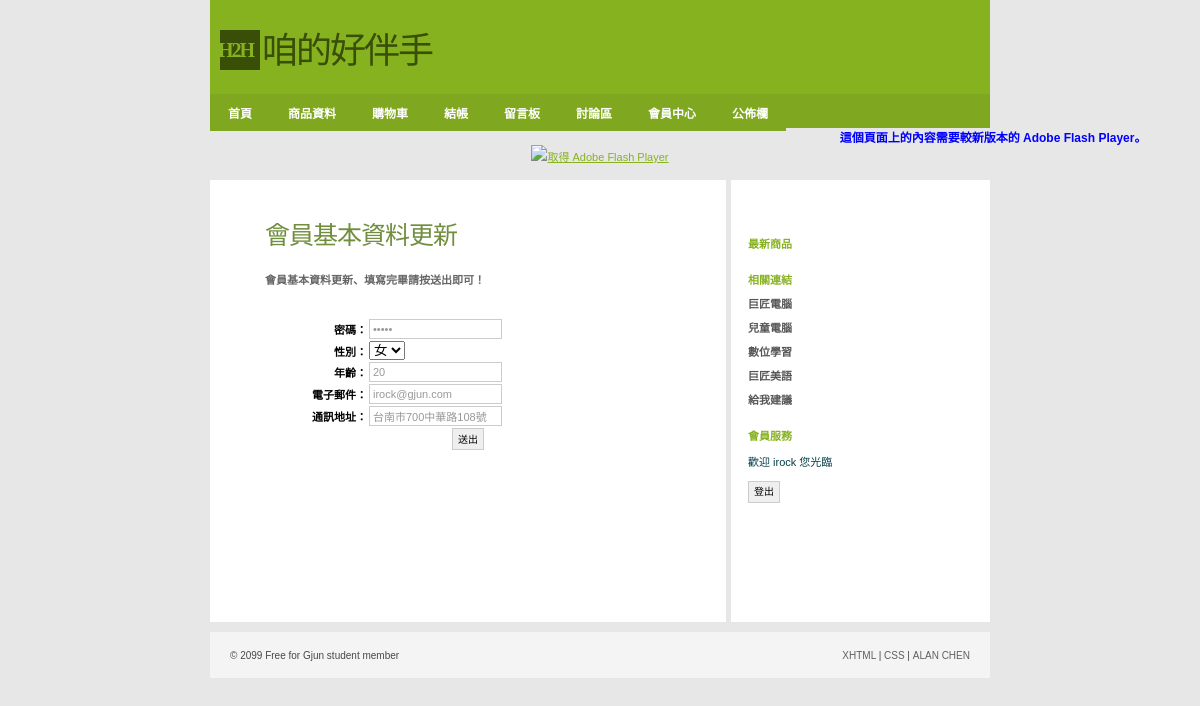
The app's page /Shop/modifydata.php (signed in) with its own data.
### tables this page shows
CREATE TABLE `user` (
  `userid` varchar(20) NOT NULL COMMENT '會員帳號',
  `password` varchar(20) NOT NULL COMMENT '密碼',
  `sex` enum('F','M') NOT NULL DEFAULT 'F' COMMENT '性別',
  `age` int(11) NOT NULL COMMENT '年齡',
  `mail` varchar(50) DEFAULT NULL COMMENT '電子郵件',
  `address` varchar(100) DEFAULT NULL COMMENT '通訊地址',
  `admin` enum('Y','N') NOT NULL DEFAULT 'N' COMMENT '管理員權限',
  `auth` enum('Y','N') NOT NULL DEFAULT 'N' COMMENT '會員是否驗證',
  `register` datetime NOT NULL COMMENT '註冊日期'
);

### Shop/modifydata.php (the view, shortened to what this page needs)
<?php require_once('../Connections/shop.php'); ?>
<?php
if (!function_exists("GetSQLValueString")) {
function GetSQLValueString($theValue, $theType, $theDefinedValue = "", $theNotDefinedValue = "")
{
  $theValue = function_exists("mysql_real_escape_string") ? mysql_real_escape_string($theValue) : mysql_escape_string($theValue);
  switch ($theType) {
    case "text":
      $theValue = ($theValue != "") ? "'" . $theValue . "'" : "NULL";
      break;
  }
  return $theValue;
}
}
$editFormAction = $_SERVER['PHP_SELF'];
if (isset($_SERVER['QUERY_STRING'])) {
  $editFormAction .= "?" . htmlentities($_SERVER['QUERY_STRING']);
}
$colname_Recordset1 = "-1";
if (isset($_SESSION['MM_Username'])) {
  $colname_Recordset1 = $_SESSION['MM_Username'];
}
$query_Recordset1 = sprintf("SELECT userid, password, sex, age, mail, address FROM `user` WHERE userid = %s", GetSQLValueString($colname_Recordset1, "text"));
$Recordset1 = mysql_query($query_Recordset1, $shop) or die(mysql_error());
$row_Recordset1 = mysql_fetch_assoc($Recordset1);
 session_start();?>
<!DOCTYPE html PUBLIC "-//W3C//DTD XHTML 1.0 Strict//EN"
"http://www.w3.org/TR/xhtml1/DTD/xhtml1-strict.dtd">
<html xmlns="http://www.w3.org/1999/xhtml">
<head>
<link rel="stylesheet" href="../css/styles.css" media="all" type="text/css" />
</head>
<body>
  <div id="header">
      <div class="subContainer">
            <div id="logo">
            <div id="box">H2H</div>
            <p>咱的好伴手</p>
            </div>
    </div>
</div>
<div id="navigation">
	<ul id="sddm">
        <li><a href="index.php">首頁</a></li>
        <li><a href="product.php">商品資料</a></li>
        <li><a href="cart.php">購物車</a></li>
        <li><a href="checkOut.php">結帳</a></li>
        <li><a href="guestBook.php">留言板</a></li>
        <li><a href="titleView.php">討論區</a></li>
	    <li><a href="#"
        onmouseover="mopen('m1')"
        onmouseout="mclosetime()">會員中心</a>
    	</li>
	    <li><a href="#"
        onmouseover="mopen('m2')"
        onmouseout="mclosetime()">公佈欄</a>
    	</li>
		</ul>
</div>
<object id="FlashID" classid="clsid:D27CDB6E-AE6D-11cf-96B8-444553540000" width="780" height="120">
    <object type="application/x-shockwave-flash" data="../Scripts/pic.swf" width="780" height="120">
      <div>
        <h4>這個頁面上的內容需要較新版本的 Adobe Flash Player。</h4>
        <p><a href="http://www.adobe.com/go/getflashplayer"><img src="http://www.adobe.com/images/shared/download_buttons/get_flash_player.gif" alt="取得 Adobe Flash Player" width="112" height="33" /></a></p>
      </div>
    </object>
  </object>
<div id="container">
  <div id="primaryContent">
    <h2>會員基本資料更新</h2>
	<h3>會員基本資料更新、填寫完畢請按送出即可！</h3>
    <p>&nbsp;</p>
    <form name="form1" id="form1" method="POST" action="<?php echo $editFormAction; ?>">
      <table width="100%" border="0">
        <tr>
          <th width="25%" align="right" scope="col">密碼：</th>
          <th align="left" scope="col"><label>
            <input name="password" type="password" id="password" value="<?php echo $row_Recordset1['password']; ?>" />
          </label></th>
        </tr>
        <tr>
          <th width="25%" align="right" scope="row">性別：</th>
          <td align="left"><label>
            <select name="sex" id="sex">
              <option value="F" <? if(!(strcmp("F",$row_Recordset1['sex']))){echo "selected";} ?>>女</option>
			</select>
          </label></td>
        </tr>
        <tr>
          <th width="25%" align="right" scope="row">年齡：</th>
          <td align="left"><input name="age" type="number" id="age" value="<?php echo $row_Recordset1['age']; ?>" /></td>
        </tr>
        <tr>
          <th width="25%" align="right" scope="row">電子郵件：</th>
          <td align="left"><input name="mail" type="text" id="mail" value="<?php echo $row_Recordset1['mail']; ?>" /></td>
        </tr>
        <tr>
          <th width="25%" align="right" scope="row">通訊地址：</th>
          <td align="left"><input name="address" id="address" value="<?php echo $row_Recordset1['address']; ?>" cols="32" rows="2"></td>
        </tr>
        <tr>
          <th colspan="2" align="center" scope="row"><button type="submit" name="button" id="button" value="送出" >送出</button>
          </th>
        </tr>
      </table>
    </form>
    <p>&nbsp;</p>
    <p>&nbsp;</p>
    <p>&nbsp;</p>
    <p>&nbsp;</p>
    <p>&nbsp;</p>
    <p>&nbsp;</p>
  </div>
  <div id="secondaryContent">
    <p>&nbsp;</p>
    <h3>最新商品</h3>
    <h3>相關連結</h3>
    <ul class="links">
      <li><a href="http://www.pcschool.com.tw/">巨匠電腦</a></li>
      <li><a href="http://kid.pcschool.com.tw/">兒童電腦</a></li>
      <li><a href="http://www.soeasyedu.com.tw/">數位學習</a></li>
      <li><a href="http://www.soeasyedu.com.tw/">巨匠美語</a></li>
      <li><a href="http://www.off.com.tw/weiblog">給我建議</a>
    </ul>
    <?php if(!isset($_SESSION['MM_Username'])){?>
    <h3>登入</h3>
    <h5><? echo $_GET['msg']; ?></h5>
    <form action="loginCheck.php" method="post">
      <p>
        <input value="" name="user" placeholder="user" />
      </p>
      <p>
        <input name="password" type="password" value="" placeholder="password" />
      </p>
        <button type="submit">送出</button>
        <button type="button" onclick="location.href='registerUser.php'">註冊會員</button>
    </form>
    <?php }else{ ?>
    <h3>會員服務</h3>
    <form action="logout.php" method="post">
    <p>歡迎 <?php echo $_SESSION['MM_Username'];?> 您光臨</p>
    <p><button type="submit">登出</button></p>
    </form>
    <?php }?>
  </div>
        <br class="clear" />
</div>
    <div id="footer">
        <ul>
            <li id="copyright">&copy; 2099 Free for Gjun student member</li>
            <li id="links">
                <ul>
                    <li><a href="#">XHTML</a> |</li>
                    <li><a href="#">CSS</a> |</li>
                    <li><a href="http://gjun.tw">ALAN CHEN</a></li>
                </ul>
            </li>
        </ul>
    </div>
</body>
</html>

### css/styles.css (style rules this page uses)
* { margin:0; padding:0; font-family:Verdana, Arial, Helvetica, sans-serif; }
body, html { margin:0; padding:0; background:#e7e7e7; text-align:center; margin-bottom:10px; }
h2 { font-family:'Georgia'; font-size:25px; letter-spacing:-1px; margin-top:15px; margin-bottom:20px; font-weight:normal; color:#718e3e; }
h3 { font-size:11px; font-weight:bold; color:#666; margin:5px 0; }
h4 { font-size:12px; color:#00F; }
p { color:#043f4a; font-size:11px; line-height:25px; }
a { color:#87B220; text-decoration:underline; }
#container { width:780px; margin:10px auto; padding:0; background:#fff; text-align:left; }
#logo { margin:0; padding:0px; }
#logo #box { float:left; clear:none; height:40px; width:40px; margin:0 0 0 10px; padding:0px; background:#394E06; color:#87B220; font-family:Georgia, "Times New Roman", Times, serif; font-weight:bold; font-size:20px; line-height:40px; letter-spacing:-2px; text-indent:-2px; }
#logo p { float:left; clear:none; height:40px; width:260px; margin:0; padding:0; color:#394E06; font-family:Georgia, "Times New Roman", Times, serif; font-weight:normal; font-size:36px; text-indent:2px; line-height:43px; letter-spacing:-2px; font-style: normal; }
.subContainer, #navigation ul { width:780px; margin:0 auto; }
#header { text-align:left; margin:0 auto; padding:30px 0 0 0px; height:64px; background:#87b220; width: 780px; }
#navigation { margin:0 auto; padding:0; background:#7fa71f; height:34px; width: 780px; list-style:none; }
#navigation li { float:left; clear:none; list-style:none; }
#navigation li a { color:#fff; display:block; font-size:12px; text-decoration:none; font-weight:bold; padding:10px 18px; }
input { background-color: #FFF; color: #999999; border: 1px solid #CCC; font-size: 11px; padding: 3px; width:125px; }
button { background-color:#EFEFEF; line-height:13px; color: #000; border: 1px solid #CCC; font-size: 10px; height:22px; margin: 0; padding: 0 5px; }
form p { padding:2px 0; }
img { border:0; }
#primaryContent { width:406px; padding:20px 55px; border-right:5px solid #e7e7e7; font-size:11px; float:left; clear:none; }
#secondaryContent { width:228px; padding:10px 14px; font-size:11px; float:right; clear:none; }
#secondaryContent h3 { color:#87b220; margin-top:20px; }
#secondaryContent ul { list-style:none; }
#secondaryContent li { list-style:none; padding-left:20px; margin:8px 0; background:url('../images/tiny_bullet.png') left bottom no-repeat; }
#secondaryContent li a { color:#575757; font-weight:bold; text-decoration:none; }
#secondaryContent .links li { padding-left:0px; margin:8px 0; background:none; }
#footer { margin:0 auto; margin-bottom:10px; height:10px; padding:18px 20px; clear:both; width:740px; text-align:left; font-size:10px; color:#484848; background:#f4f4f4; }
#footer ul { list-style:none; }
#footer li { list-style:none; display:inline; }
#footer #copyright { float:left; clear:none; }
#footer #links { float:right; clear:none; }
#footer a { color:#606060; text-decoration:none; }
#sddm { margin:0 auto; padding:0; background:#7fa71f; height:34px; width: 780px; list-style:none; }
#sddm li { float:left; clear:none; list-style:none; }
#sddm li a { color:#fff; background:#7fa71f; display:block; font-size:12px; text-decoration:none; font-weight:bold; padding:10px 18px; }
#sddm a { background:url('../images/nav_bg.gif'); }

### records on screen
user: sex "女", age "20", mail "irock@gjun.com", address "台南市700中華路108號"

### other values on screen
$_SESSION['MM_Username'] "irock"
